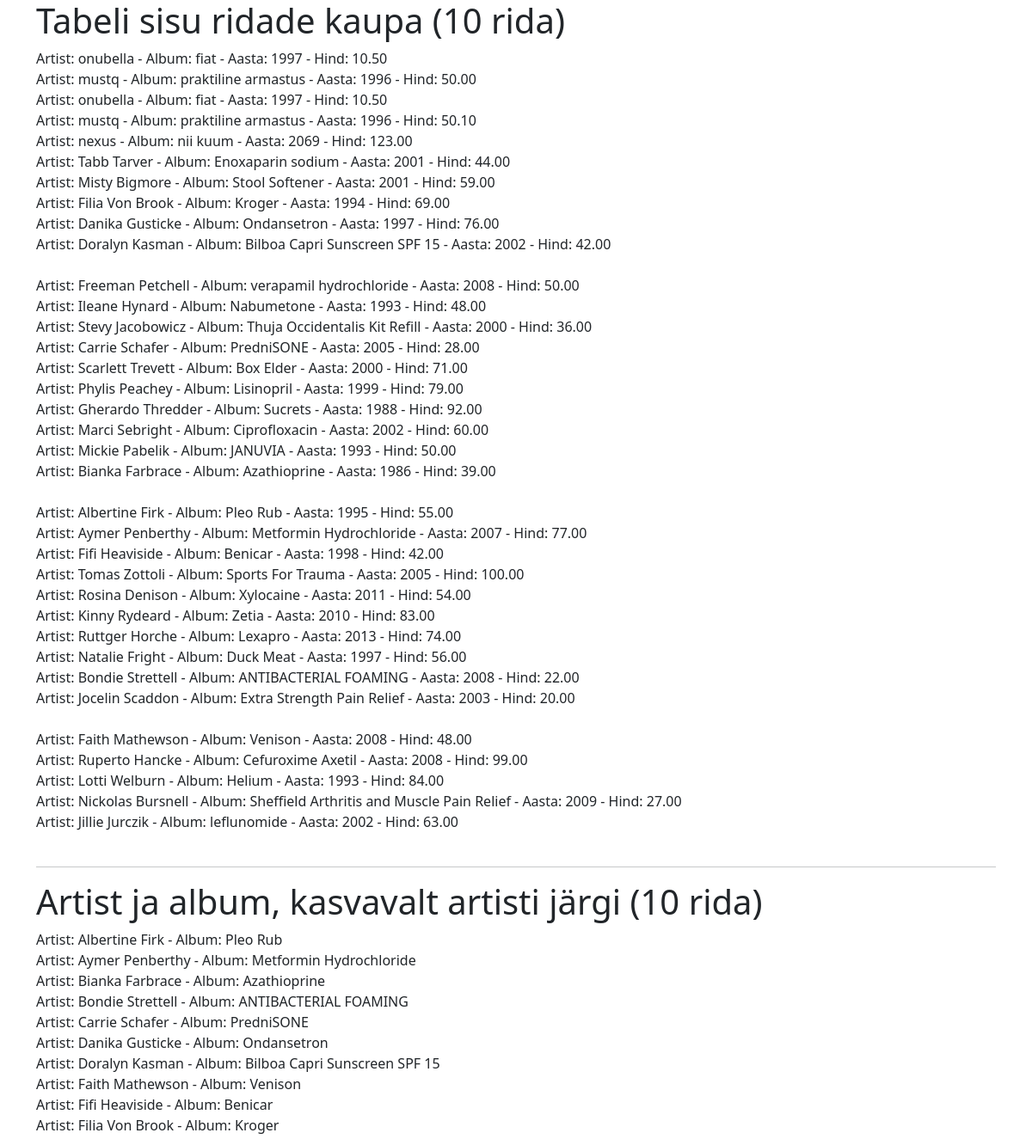
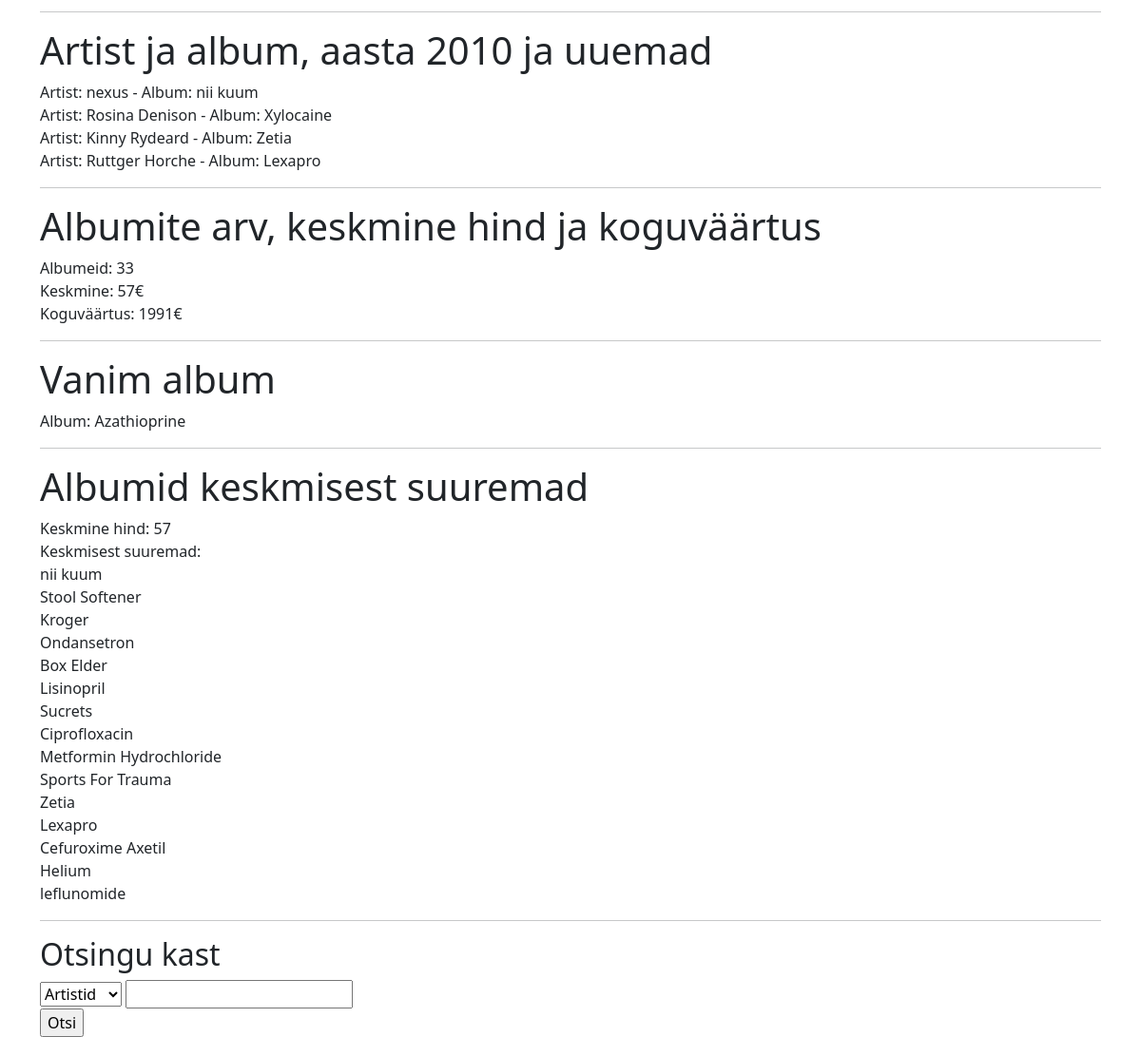
The app's page /yl2.php with its own data (2 pictures, top to bottom).
### tables this page shows
CREATE TABLE `tooted` (
  `id` int(7) NOT NULL,
  `artist` varchar(255) NOT NULL,
  `album` varchar(255) NOT NULL,
  `aasta` year(4) NOT NULL,
  `hind` decimal(5,2) NOT NULL
);

### yl2.php (the view, shortened to what this page needs)
<?php include ("config.php"); ?>
<!DOCTYPE html>
<html lang="en">
<head>
    <link href="https://cdn.jsdelivr.net/npm/bootstrap@5.3.2/dist/css/bootstrap.min.css" rel="stylesheet">
</head>
    <body>
        <div class="container">
        <h1>Tabeli sisu ridade kaupa (10 rida)</h1>
        <?php
        $start = 0;
        while (true) {
            $sql = "SELECT * FROM tooted LIMIT $start, 10";
            $result = $yhendus->query($sql);
            if ($result->num_rows > 0) {
                while($row = $result->fetch_assoc()) {
                    echo "Artist: " . $row["artist"] . " - Album: " . $row["album"] . " - Aasta: " . $row["aasta"] . " - Hind: " . $row["hind"] . "<br>";
                }
                $start += 10;
                echo "<br>";
            } else {
                break;
            }
        }
        ?>
        <hr>
        <h1>Artist ja album, kasvavalt artisti järgi (10 rida)</h1>
        <?php
        $sql = "SELECT artist, album FROM tooted ORDER BY artist ASC LIMIT 10";
        $result = $yhendus->query($sql);
        if ($result->num_rows > 0) {
            while($row = $result->fetch_assoc()) {
                echo "Artist: " . $row["artist"] . " - Album: " . $row["album"] . "<br>";
            }
        }
        ?>
        <hr>
        <h1>Artist ja album, aasta 2010 ja uuemad</h1>
        <?php
        $sql = "SELECT artist, album FROM tooted WHERE aasta >= 2010";
        $result = $yhendus->query($sql);
        if ($result->num_rows > 0) {
            while($row = $result->fetch_assoc()) {
                echo "Artist: " . $row["artist"] . " - Album: " . $row["album"] . "<br>";
            }
        }
        ?>
        <hr>
        <h1>Albumite arv, keskmine hind ja koguväärtus</h1>
        <?php
        $loe = "SELECT COUNT(DISTINCT album) AS albumeid FROM tooted";
        $keskmine = "SELECT AVG(hind) AS keskmine FROM tooted";
        $kokku = "SELECT SUM(hind) AS koguvaartus FROM tooted";
        $loe_t = $yhendus->query($loe);
        $keskmine_t = $yhendus->query($keskmine);
        $kokku_t = $yhendus->query($kokku);
        if ($loe_t && $keskmine_t && $kokku_t) {
            $album = $loe_t->fetch_assoc();
            $hind = $keskmine_t->fetch_assoc();
            $summa = $kokku_t->fetch_assoc();
            echo "Albumeid: " . $album["albumeid"] . "<br>";
            echo "Keskmine: " . round($hind["keskmine"]) . "€<br>";
            echo "Koguväärtus: " . round($summa["koguvaartus"]) . "€<br>";
        }
        ?>
        <hr>
        <h1>Vanim album</h1>
        <?php
        $sql = "SELECT album FROM tooted ORDER BY aasta ASC LIMIT 1";
        $result = $yhendus->query($sql);
        if ($result->num_rows > 0) {
            while($row = $result->fetch_assoc()) {
                echo "Album: " . $row["album"] . "<br>";
            }
        }
        ?>
        <hr>
        <h1>Albumid keskmisest suuremad</h1>
        <?php
        $kesk = "SELECT AVG(hind) AS kesk FROM tooted";
        $sql = "SELECT artist, album FROM tooted WHERE hind > ($kesk)";
        $kesk_t = $yhendus->query($kesk);
        $sql_t = $yhendus->query($sql);
        if ($kesk_t && $sql_t) {
            $row_kesk = $kesk_t->fetch_assoc();
            $keskmine_hind = $row_kesk["kesk"];
            echo "Keskmine hind: " . round($keskmine_hind) . "<br>";
            if ($sql_t->num_rows > 0) {
                echo "Keskmisest suuremad:<br>";
                while($row = $sql_t->fetch_assoc()) {
                    echo $row["album"] . "<br>";
                }
            }
        }
        ?>
        <hr>
        <h2>Otsingu kast</h2>
        <form action="#" method="get">
            <select name="search_type">
                <option value="artist">Artistid</option>
            </select>
            <input type="text" name="s"><br>
            <input type="submit" value="Otsi">
        </form>
        </div>
    </body>
</html>

### records on screen
tooted: artist "onubella", album "fiat", aasta "1997", hind "10.50"
tooted: artist "mustq", album "praktiline armastus", aasta "1996", hind "50.00"
tooted: artist "onubella", album "fiat", aasta "1997", hind "10.50"
tooted: artist "mustq", album "praktiline armastus", aasta "1996", hind "50.10"
tooted: artist "nexus", album "nii kuum", aasta "2069", hind "123.00"
tooted: artist "Tabb Tarver", album "Enoxaparin sodium", aasta "2001", hind "44.00"
tooted: artist "Misty Bigmore", album "Stool Softener", aasta "2001", hind "59.00"
tooted: artist "Filia Von Brook", album "Kroger", aasta "1994", hind "69.00"
tooted: artist "Danika Gusticke", album "Ondansetron", aasta "1997", hind "76.00"
tooted: artist "Doralyn Kasman", album "Bilboa Capri Sunscreen SPF 15", aasta "2002", hind "42.00"
tooted: artist "Freeman Petchell", album "verapamil hydrochloride", aasta "2008", hind "50.00"
tooted: artist "Ileane Hynard", album "Nabumetone", aasta "1993", hind "48.00"
tooted: artist "Stevy Jacobowicz", album "Thuja Occidentalis Kit Refill", aasta "2000", hind "36.00"
tooted: artist "Carrie Schafer", album "PredniSONE", aasta "2005", hind "28.00"
tooted: artist "Scarlett Trevett", album "Box Elder", aasta "2000", hind "71.00"
tooted: artist "Phylis Peachey", album "Lisinopril", aasta "1999", hind "79.00"
tooted: artist "Gherardo Thredder", album "Sucrets", aasta "1988", hind "92.00"
tooted: artist "Marci Sebright", album "Ciprofloxacin", aasta "2002", hind "60.00"
tooted: artist "Mickie Pabelik", album "JANUVIA", aasta "1993", hind "50.00"
tooted: artist "Bianka Farbrace", album "Azathioprine", aasta "1986", hind "39.00"
tooted: artist "Albertine Firk", album "Pleo Rub", aasta "1995", hind "55.00"
tooted: artist "Aymer Penberthy", album "Metformin Hydrochloride", aasta "2007", hind "77.00"
tooted: artist "Fifi Heaviside", album "Benicar", aasta "1998", hind "42.00"
tooted: artist "Tomas Zottoli", album "Sports For Trauma", aasta "2005", hind "100.00"
tooted: artist "Rosina Denison", album "Xylocaine", aasta "2011", hind "54.00"
tooted: artist "Kinny Rydeard", album "Zetia", aasta "2010", hind "83.00"
tooted: artist "Ruttger Horche", album "Lexapro", aasta "2013", hind "74.00"
tooted: artist "Natalie Fright", album "Duck Meat", aasta "1997", hind "56.00"
tooted: artist "Bondie Strettell", album "ANTIBACTERIAL FOAMING", aasta "2008", hind "22.00"
tooted: artist "Jocelin Scaddon", album "Extra Strength Pain Relief", aasta "2003", hind "20.00"
tooted: artist "Faith Mathewson", album "Venison", aasta "2008", hind "48.00"
tooted: artist "Ruperto Hancke", album "Cefuroxime Axetil", aasta "2008", hind "99.00"
tooted: artist "Lotti Welburn", album "Helium", aasta "1993", hind "84.00"
tooted: artist "Nickolas Bursnell", album "Sheffield Arthritis and Muscle Pain Relief", aasta "2009", hind "27.00"
tooted: artist "Jillie Jurczik", album "leflunomide", aasta "2002", hind "63.00"

### other values on screen
$album["albumeid"] "33"
$hind["keskmine"] "57"
$summa["koguvaartus"] "1991"
$keskmine_hind "57"
$row["album"] "nii kuum"
$row["album"] "Stool Softener"
$row["album"] "Kroger"
$row["album"] "Ondansetron"
$row["album"] "Box Elder"
$row["album"] "Lisinopril"
$row["album"] "Sucrets"
$row["album"] "Ciprofloxacin"
$row["album"] "Metformin Hydrochloride"
$row["album"] "Sports For Trauma"
$row["album"] "Zetia"
